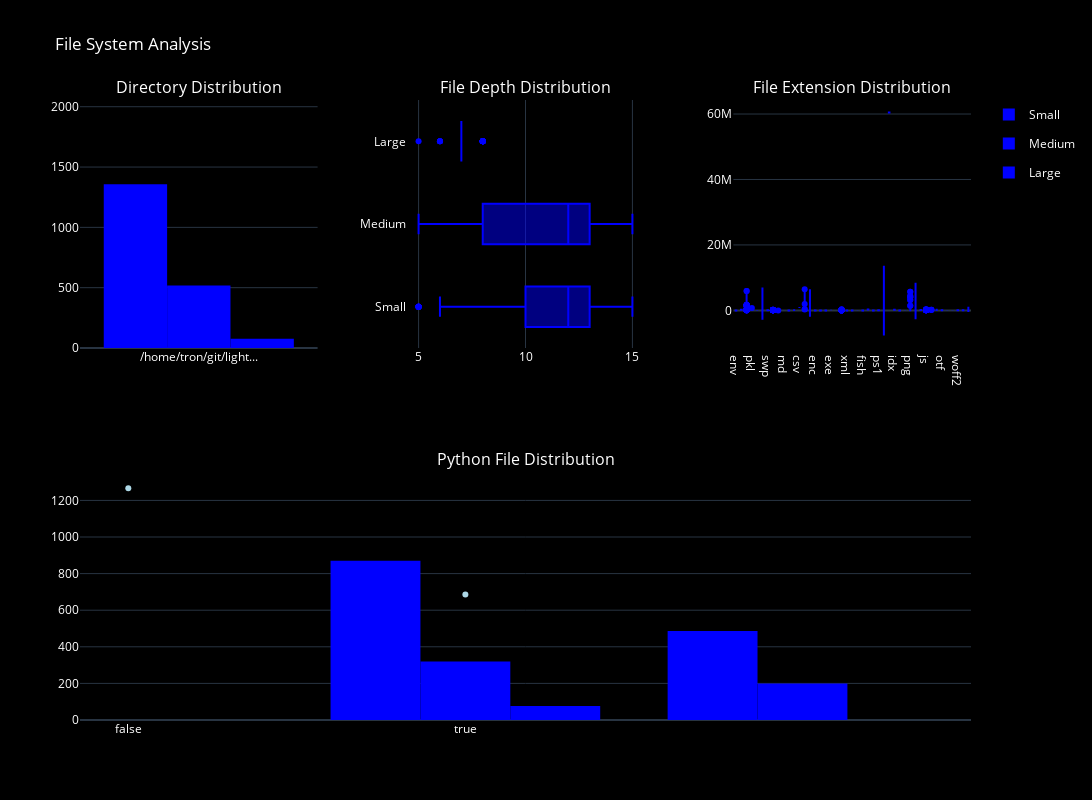

Notebook code cell kept with this figure:
### Code cell
def create_file_analysis_plot_b(pandas_df):
    # Create a 2x3 subplot grid
    fig = make_subplots(
        rows=2, cols=3, 
        specs=[[{}, {}, {}], [{"colspan": 3}, None, None]],  # Top row has 3 plots, bottom row has 1 plot stretched
        subplot_titles=(
            "Directory Distribution", 
            "File Depth Distribution", 
            "File Extension Distribution",
            "Python File Distribution"
        ),
        horizontal_spacing=0.1,
        vertical_spacing=0.2
    )

    # Plot A: Directory Distribution (Bar Chart)
    pandas_df['short_directory'] = pandas_df['directory'].apply(lambda x: x[:20] + '...' if len(x) > 20 else x)
    fig_a = px.histogram(
        pandas_df, 
        x='short_directory', 
        color='file_size_category',
        labels={'short_directory': 'Directory'}, 
        template='plotly_dark', 
        color_discrete_sequence=['blue']
    )
    fig_a.update_traces(showlegend=False)

    # Extracting actual data for the line trace
    directory_counts = pandas_df['short_directory'].value_counts().reset_index()
    directory_counts.columns = ['short_directory', 'count']  # Renaming for clarity

    # Adding a line trace using actual data
    fig.add_scatter(
        x=directory_counts['short_directory'], 
        y=directory_counts['count'], 
        mode='lines', 
        line=dict(color='lightblue', width=2), 
        showlegend=False,
        row=1, col=1
    )

    for trace in fig_a['data']:
        fig.add_trace(trace, row=1, col=1)

    # Plot B: File Depth Distribution (Box Plot)
    fig_b = px.box(
        pandas_df, 
        x='file_depth', 
        y='file_size_category',
        labels={'file_depth': 'File Depth'}, 
        template='plotly_dark', 
        color_discrete_sequence=['blue']
    )
    fig_b.update_traces(showlegend=False)

    for trace in fig_b['data']:
        fig.add_trace(trace, row=1, col=2)

    # Plot C: File Extension Distribution (Violin Plot)
    fig_c = px.violin(
        pandas_df, 
        x='file_extension', 
        y='file_size',
        labels={'file_extension': 'File Extension', 'file_size': 'File Size'}, 
        template='plotly_dark', 
        color_discrete_sequence=['blue']
    )
    fig_c.update_traces(showlegend=False)

    for trace in fig_c['data']:
        fig.add_trace(trace, row=1, col=3)

    # Plot D: Python File Distribution (Bar Chart that spans the bottom row)
    fig_d = px.histogram(
        pandas_df, 
        x='python_file', 
        color='file_size_category',
        labels={'python_file': 'Is Python File'}, 
        template='plotly_dark', 
        color_discrete_sequence=['blue']
    )
    fig_d.update_traces(showlegend=True)

    # Extracting actual data for the line trace in the histogram for Python file distribution
    python_file_counts = pandas_df['python_file'].value_counts().reset_index()
    python_file_counts.columns = ['python_file', 'count']  # Renaming for clarity

    # Adding a line trace using actual data
    fig.add_scatter(
        x=python_file_counts['python_file'], 
        y=python_file_counts['count'], 
        mode='markers', 
        line=dict(color='lightblue', width=2), 
        showlegend=False,
        row=2, col=1
    )

    for trace in fig_d['data']:
        fig.add_trace(trace, row=2, col=1)

    # Update layout for the entire figure
    fig.update_layout(
        title="File System Analysis",
        template='plotly_dark',
        width=1200, height=800,
        plot_bgcolor='black',  # Plot background color
        paper_bgcolor='black',  # Entire figure background color
        font_color='white'  # Font color for text elements
    )

    return fig

create_file_analysis_plot_b(pandas_df)

### Figure 1 — Plotly figure (JSON) as saved in the notebook; plotly's stock layout.template omitted (floating-point values rounded to 4 significant figures; data arrays with more than 128 entries replaced by an {"elided": "..."} marker saying what was removed)
{"data": [{"line": {"color": "lightblue", "width": 2}, "mode": "lines", "showlegend": false, "type": "scatter", "x": ["/home/tron/git/light..."], "xaxis": "x", "y": [1953], "yaxis": "y"}, {"alignmentgroup": "True", "bingroup": "x", "hovertemplate": "file_size_category=Small<br>Directory=%{x}<br>count=%{y}<extra></extra>", "legendgroup": "Small", "marker": {"color": "blue", "pattern": {"shape": ""}}, "name": "Small", "offsetgroup": "Small", "orientation": "v", "showlegend": false, "type": "histogram", "x": {"elided": "1357 str values"}, "xaxis": "x", "yaxis": "y"}, {"alignmentgroup": "True", "bingroup": "x", "hovertemplate": "file_size_category=Medium<br>Directory=%{x}<br>count=%{y}<extra></extra>", "legendgroup": "Medium", "marker": {"color": "blue", "pattern": {"shape": ""}}, "name": "Medium", "offsetgroup": "Medium", "orientation": "v", "showlegend": false, "type": "histogram", "x": {"elided": "519 str values"}, "xaxis": "x", "yaxis": "y"}, {"alignmentgroup": "True", "bingroup": "x", "hovertemplate": "file_size_category=Large<br>Directory=%{x}<br>count=%{y}<extra></extra>", "legendgroup": "Large", "marker": {"color": "blue", "pattern": {"shape": ""}}, "name": "Large", "offsetgroup": "Large", "orientation": "v", "showlegend": false, "type": "histogram", "x": ["/home/tron/git/light...", "/home/tron/git/light...", "/home/tron/git/light...", "/home/tron/git/light...", "/home/tron/git/light...", "/home/tron/git/light...", "/home/tron/git/light...", "/home/tron/git/light...", "/home/tron/git/light...", "/home/tron/git/light...", "/home/tron/git/light...", "/home/tron/git/light...", "/home/tron/git/light...", "/home/tron/git/light...", "/home/tron/git/light...", "/home/tron/git/light...", "/home/tron/git/light...", "/home/tron/git/light...", "/home/tron/git/light...", "/home/tron/git/light...", "/home/tron/git/light...", "/home/tron/git/light...", "/home/tron/git/light...", "/home/tron/git/light...", "/home/tron/git/light...", "/home/tron/git/light...", "/home/tron/git/light...", "/home/tron/git/light...", "/home/tron/git/light...", "/home/tron/git/light...", "/home/tron/git/light...", "/home/tron/git/light...", "/home/tron/git/light...", "/home/tron/git/light...", "/home/tron/git/light...", "/home/tron/git/light...", "/home/tron/git/light...", "/home/tron/git/light...", "/home/tron/git/light...", "/home/tron/git/light...", "/home/tron/git/light...", "/home/tron/git/light...", "/home/tron/git/light...", "/home/tron/git/light...", "/home/tron/git/light...", "/home/tron/git/light...", "/home/tron/git/light...", "/home/tron/git/light...", "/home/tron/git/light...", "/home/tron/git/light...", "/home/tron/git/light...", "/home/tron/git/light...", "/home/tron/git/light...", "/home/tron/git/light...", "/home/tron/git/light...", "/home/tron/git/light...", "/home/tron/git/light...", "/home/tron/git/light...", "/home/tron/git/light...", "/home/tron/git/light...", "/home/tron/git/light...", "/home/tron/git/light...", "/home/tron/git/light...", "/home/tron/git/light...", "/home/tron/git/light...", "/home/tron/git/light...", "/home/tron/git/light...", "/home/tron/git/light...", "/home/tron/git/light...", "/home/tron/git/light...", "/home/tron/git/light...", "/home/tron/git/light...", "/home/tron/git/light...", "/home/tron/git/light...", "/home/tron/git/light...", "/home/tron/git/light...", "/home/tron/git/light..."], "xaxis": "x", "yaxis": "y"}, {"alignmentgroup": "True", "hovertemplate": "File Depth=%{x}<br>file_size_category=%{y}<extra></extra>", "legendgroup": "", "marker": {"color": "blue"}, "name": "", "notched": false, "offsetgroup": "", "orientation": "h", "showlegend": false, "type": "box", "x": {"elided": "1953 int values"}, "x0": " ", "xaxis": "x2", "y": {"elided": "1953 str values"}, "y0": " ", "yaxis": "y2"}, {"alignmentgroup": "True", "box": {"visible": false}, "hovertemplate": "File Extension=%{x}<br>File Size=%{y}<extra></extra>", "legendgroup": "", "marker": {"color": "blue"}, "name": "", "offsetgroup": "", "orientation": "v", "scalegroup": "True", "showlegend": false, "type": "violin", "x": {"elided": "1953 str values"}, "x0": " ", "xaxis": "x3", "y": {"elided": "1953 int values"}, "y0": " ", "yaxis": "y3"}, {"line": {"color": "lightblue", "width": 2}, "mode": "markers", "showlegend": false, "type": "scatter", "x": [false, true], "xaxis": "x4", "y": [1267, 686], "yaxis": "y4"}, {"alignmentgroup": "True", "bingroup": "x", "hovertemplate": "file_size_category=Small<br>Is Python File=%{x}<br>count=%{y}<extra></extra>", "legendgroup": "Small", "marker": {"color": "blue", "pattern": {"shape": ""}}, "name": "Small", "offsetgroup": "Small", "orientation": "v", "showlegend": true, "type": "histogram", "x": {"elided": "1357 bool values"}, "xaxis": "x4", "yaxis": "y4"}, {"alignmentgroup": "True", "bingroup": "x", "hovertemplate": "file_size_category=Medium<br>Is Python File=%{x}<br>count=%{y}<extra></extra>", "legendgroup": "Medium", "marker": {"color": "blue", "pattern": {"shape": ""}}, "name": "Medium", "offsetgroup": "Medium", "orientation": "v", "showlegend": true, "type": "histogram", "x": {"elided": "519 bool values"}, "xaxis": "x4", "yaxis": "y4"}, {"alignmentgroup": "True", "bingroup": "x", "hovertemplate": "file_size_category=Large<br>Is Python File=%{x}<br>count=%{y}<extra></extra>", "legendgroup": "Large", "marker": {"color": "blue", "pattern": {"shape": ""}}, "name": "Large", "offsetgroup": "Large", "orientation": "v", "showlegend": true, "type": "histogram", "x": [false, false, false, false, false, false, false, false, false, false, false, false, false, false, false, false, false, false, false, false, false, false, false, false, false, false, false, false, false, false, false, false, false, false, false, false, false, false, false, false, false, false, false, false, false, false, false, false, false, false, false, false, false, false, false, false, false, false, false, false, false, false, false, false, false, false, false, false, false, false, false, false, false, false, false, false, false], "xaxis": "x4", "yaxis": "y4"}], "layout": {"annotations": [{"font": {"size": 16}, "showarrow": false, "text": "Directory Distribution", "x": 0.1333, "xanchor": "center", "xref": "paper", "y": 1, "yanchor": "bottom", "yref": "paper"}, {"font": {"size": 16}, "showarrow": false, "text": "File Depth Distribution", "x": 0.5, "xanchor": "center", "xref": "paper", "y": 1, "yanchor": "bottom", "yref": "paper"}, {"font": {"size": 16}, "showarrow": false, "text": "File Extension Distribution", "x": 0.8667, "xanchor": "center", "xref": "paper", "y": 1, "yanchor": "bottom", "yref": "paper"}, {"font": {"size": 16}, "showarrow": false, "text": "Python File Distribution", "x": 0.5, "xanchor": "center", "xref": "paper", "y": 0.4, "yanchor": "bottom", "yref": "paper"}], "font": {"color": "white"}, "height": 800, "paper_bgcolor": "black", "plot_bgcolor": "black", "title": {"text": "File System Analysis"}, "width": 1200, "xaxis": {"anchor": "y", "autorange": true, "domain": [0, 0.2667], "range": [-0.5, 0.5], "type": "category"}, "xaxis2": {"anchor": "y2", "autorange": true, "domain": [0.3667, 0.6333], "range": [4.444, 15.56], "type": "linear"}, "xaxis3": {"anchor": "y3", "autorange": true, "domain": [0.7333, 1], "range": [-0.5, 44.5], "type": "category"}, "xaxis4": {"anchor": "y4", "autorange": true, "domain": [0, 1], "range": [-0.142, 2.5], "type": "category"}, "yaxis": {"anchor": "x", "autorange": true, "domain": [0.6, 1], "range": [0, 2056.0], "type": "linear"}, "yaxis2": {"anchor": "x2", "autorange": true, "domain": [0.6, 1], "range": [-0.5, 2.5], "type": "category"}, "yaxis3": {"anchor": "x3", "autorange": true, "domain": [0.6, 1], "range": [-11490000.0, 64280000.0], "type": "linear"}, "yaxis4": {"anchor": "x4", "autorange": true, "domain": [0, 0.4], "range": [0, 1355.0], "type": "linear"}}}
